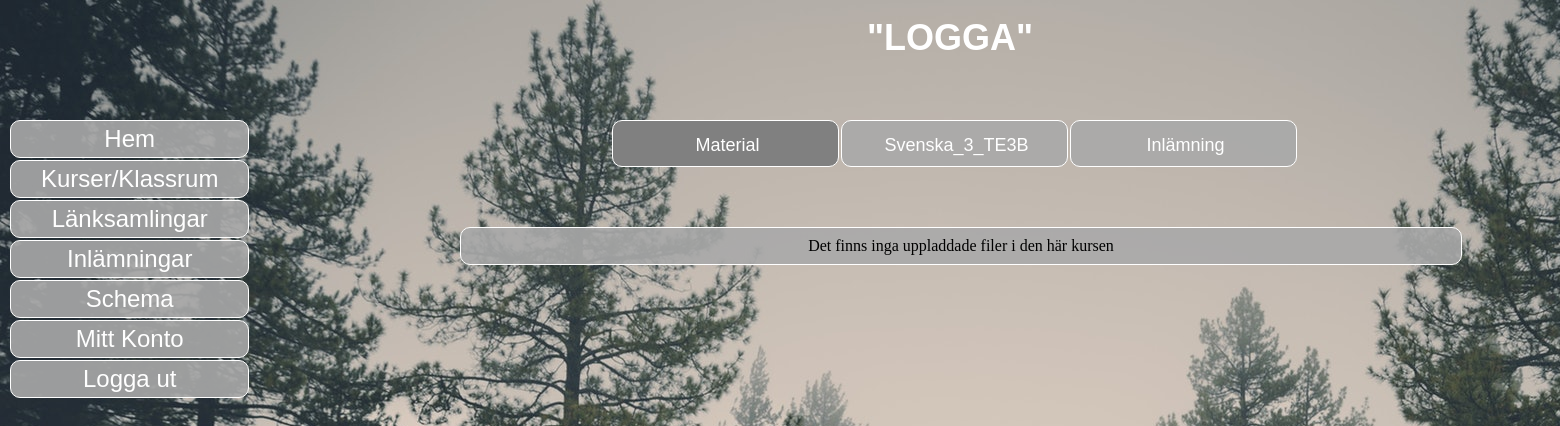
Page /material.php?course=Svenska_3_TE3B (signed in) on the earlier database version.
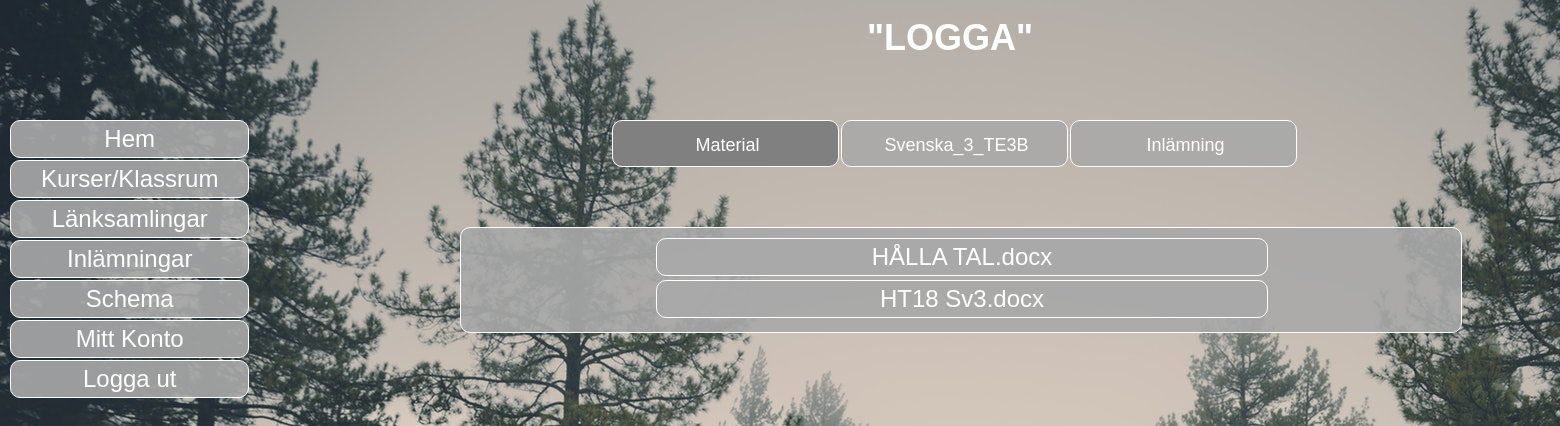
Same page on the later database version.
### tables this page shows
CREATE TABLE `teacherfiles` (
  `FileID` int(255) NOT NULL,
  `Filename` varchar(100) NOT NULL,
  `Filefolder` varchar(50) NOT NULL,
  `Filecourse` varchar(50) NOT NULL,
  `Uploader` varchar(50) NOT NULL,
  `Uploaddate` datetime(6) NOT NULL,
  `Nametoshow` varchar(50) NOT NULL
);

### material.php (the view, shortened to what this page needs)
<?php
require("db.php");
if(isset($_SESSION['currentuser']))
{
	try
	{
		$sql = "SELECT Type FROM users where Username = :currentuser";
		$stmt = $dbh->prepare($sql);
		$stmt->bindParam(":currentuser", $_SESSION['currentuser']);
		$stmt->execute();
		$result = $stmt->fetchAll();
	}
	catch(Exception $e)
	{
		echo $e->getMessage();
	}
	foreach($result as $row)
	{
		$usertype = $row->Type;
	}
	$course = $_GET['course'];
?>
<!DOCTYPE HTML>
<html>
<head>
<link rel="stylesheet" href="styler.css" type="text/css">
</head>
<body>
	<div id="wrapper">
    	<header>
        	<h1 id="headerlogoh1">"LOGGA"</h1>
        </header>
        <nav>
        	<div id="dropdown">
                    <div id="myDropdown" class="dropdown-content">
                        <a href="start.php">Hem</a>
                        <a href="kurser_overview_KLAR.php">Kurser/Klassrum</a>
                        <a href="lanksamling.php">Länksamlingar</a>
                        <?php
						if($usertype == "student")
						{
							?>
                            <a href="inlamning.php">Inlämningar</a>
							<?php
						}
						?>
                        <a href="http://www.novasoftware.se/webviewer/(S(kfzct0fzd3s4iy55e3xyz345))/design1.aspx?schoolid=53520">Schema</a>
                        <a href="mittkonto.php">Mitt Konto</a>
                        <a href="logout.php">Logga ut</a>
                    </div>
             </div>
        </nav>
        <section>
        	<div id="navincourse">
            	<div id="centerincourse">
                    <a class="navincourseon" href="<?php echo "material.php?course=" . $course ?>">Material</a>
                    <a id="navincourselink" href=<?php echo "betakurs.php?course=" . $course ?>><?php echo $course ?></a>
                    <a id="navincourselink" href=<?php echo "inlamningikurs.php?course=" . $course ?>>Inlämning</a>
            	</div>
            </div>
            <?php
			try
			{
				$sql = "SELECT * FROM teacherfiles WHERE Filecourse = :course";
				$stmt = $dbh->prepare($sql);
				$stmt->bindParam(":course", $course);
				$stmt->execute();
				$result = $stmt->fetchAll();
			}
			catch(Exception $e)
			{
				echo $e->getMessage();
			}
			?>
            <div id="news">
            	<?php
				if(empty($result))
				{
					echo "Det finns inga uppladdade filer i den här kursen";
				}
				foreach($result as $row)
				{
					?>
                    <a id="materaillinksa" href=" <?php echo $row->Filefolder . $row->Filename ?>" download><?php echo $row->Nametoshow?></a>
					<?php
				}
				?>
            </div>
        </section>
	</div>
</body>
</html>
<?php
}
else
{
	header("Location: login.php");
}

Differences in the rows shown:
added teacherfiles: Nametoshow "HÅLLA TAL.docx"
added teacherfiles: Nametoshow "HT18 Sv3.docx"
Other differences:
text no longer shown: "Det finns inga uppladdade filer i den här kursen"
